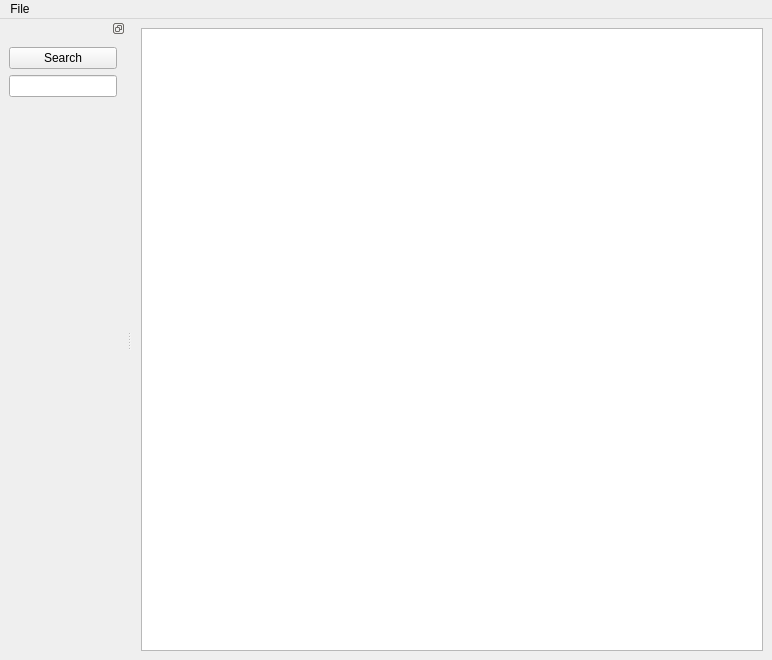
<?xml version="1.0" encoding="UTF-8"?>
<ui version="4.0">
 <class>MainW</class>
 <widget class="QMainWindow" name="MainW">
  <property name="geometry">
   <rect>
    <x>0</x>
    <y>0</y>
    <width>772</width>
    <height>660</height>
   </rect>
  </property>
  <property name="acceptDrops">
   <bool>true</bool>
  </property>
  <property name="windowTitle">
   <string>MainWindow</string>
  </property>
  <widget class="QWidget" name="centralwidget">
   <property name="sizePolicy">
    <sizepolicy hsizetype="Expanding" vsizetype="Expanding">
     <horstretch>0</horstretch>
     <verstretch>0</verstretch>
    </sizepolicy>
   </property>
   <layout class="QGridLayout" name="gridLayout">
    <item row="0" column="0">
     <widget class="QTextEdit" name="textEdit"/>
    </item>
   </layout>
  </widget>
  <widget class="QMenuBar" name="menubar">
   <property name="geometry">
    <rect>
     <x>0</x>
     <y>0</y>
     <width>772</width>
     <height>19</height>
    </rect>
   </property>
   <widget class="QMenu" name="menuFile">
    <property name="title">
     <string>File</string>
    </property>
    <addaction name="actionNew"/>
    <addaction name="actionOpen"/>
    <addaction name="actionSave"/>
    <addaction name="actionSaveAs"/>
    <addaction name="actionQuit"/>
   </widget>
   <addaction name="menuFile"/>
  </widget>
  <widget class="QDockWidget" name="dockWidget_2">
   <property name="features">
    <set>QDockWidget::DockWidgetFloatable|QDockWidget::DockWidgetMovable</set>
   </property>
   <attribute name="dockWidgetArea">
    <number>1</number>
   </attribute>
   <widget class="QWidget" name="dockWidgetContents_2">
    <layout class="QVBoxLayout" name="verticalLayout">
     <item>
      <widget class="QPushButton" name="searchButton">
       <property name="text">
        <string>Search</string>
       </property>
      </widget>
     </item>
     <item>
      <widget class="QLineEdit" name="outputFileLineEdit">
       <property name="sizePolicy">
        <sizepolicy hsizetype="MinimumExpanding" vsizetype="Preferred">
         <horstretch>0</horstretch>
         <verstretch>0</verstretch>
        </sizepolicy>
       </property>
      </widget>
     </item>
     <item>
      <spacer name="verticalSpacer">
       <property name="orientation">
        <enum>Qt::Vertical</enum>
       </property>
       <property name="sizeHint" stdset="0">
        <size>
         <width>20</width>
         <height>40</height>
        </size>
       </property>
      </spacer>
     </item>
    </layout>
   </widget>
  </widget>
  <action name="actionQuit">
   <property name="text">
    <string>Quit</string>
   </property>
  </action>
  <action name="actionOpen">
   <property name="text">
    <string>Open</string>
   </property>
  </action>
  <action name="actionSave">
   <property name="text">
    <string>Save</string>
   </property>
  </action>
  <action name="actionNew">
   <property name="text">
    <string>New</string>
   </property>
  </action>
  <action name="actionSaveAs">
   <property name="text">
    <string>Save As</string>
   </property>
  </action>
 </widget>
 <resources/>
 <connections/>
</ui>
